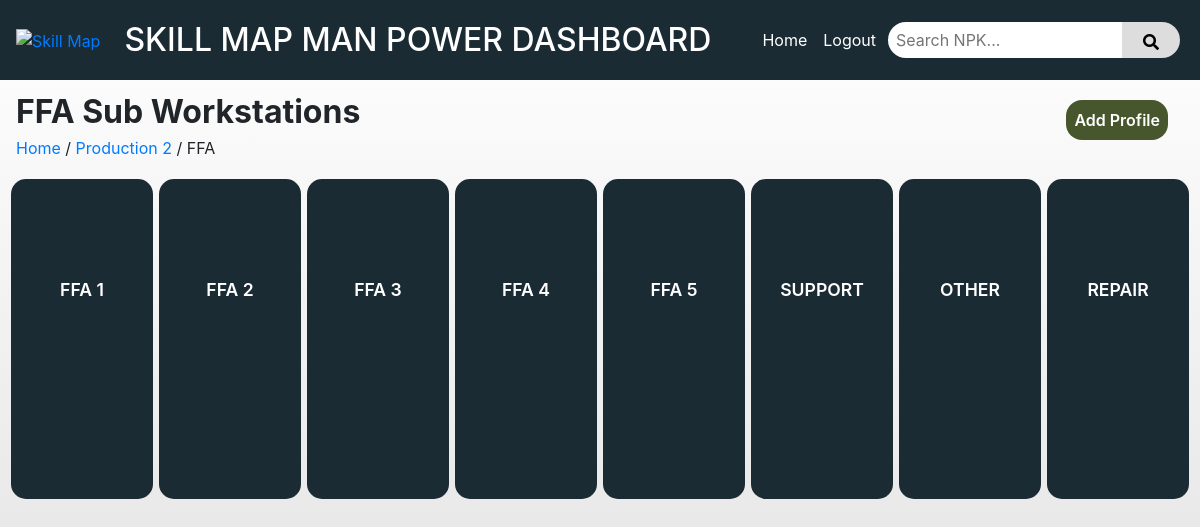
Page /workstation_members.php?q=5 (signed in) on the committed database.
### tables this page shows
CREATE TABLE IF NOT EXISTS `workstations` (
  `id` int(11) NOT NULL AUTO_INCREMENT,
  `dept_id` int(11) NOT NULL,
  `name` varchar(48) NOT NULL,
  PRIMARY KEY (`id`),
  KEY `dept_id` (`dept_id`),
  KEY `idx_dept_id` (`dept_id`)
);

CREATE TABLE IF NOT EXISTS `department` (
  `id` int(11) NOT NULL AUTO_INCREMENT,
  `dept_name` varchar(32) NOT NULL,
  PRIMARY KEY (`id`)
);

CREATE TABLE IF NOT EXISTS `sub_workstations` (
  `id` int(11) NOT NULL AUTO_INCREMENT,
  `name` varchar(48) NOT NULL,
  `workstation_id` int(11) NOT NULL,
  PRIMARY KEY (`id`),
  KEY `workstation_id` (`workstation_id`),
  KEY `idx_id_sub_workstations` (`id`)
);

### includes/content/ws-page.php (the view, shortened to what this page needs)
<div id='content'>
    <div class='w-100 d-flex flex-row justify-content-between pr-3'>
        <div class='w-75'>
            <div id="page-title" class="w-100">
                <p><?php echo $current_ws ?> Sub Workstations</p>
            </div>
            <div class="w-100 pl-3">
                <?php
                $q_heiarchy = $conn->query("
                    SELECT
                        department.id as dept_id,
                        department.dept_name as dept_name
                    FROM workstations
                    LEFT JOIN department ON workstations.dept_id = department.id
                    WHERE workstations.id = " . $ws_id . "
                ");
                $current_heiarchy = $q_heiarchy->fetch_assoc();
                echo "
                <span>
                    <a href='index.php'>Home</a>
                </span>
                <span> / </span>
                <span>
                    <a href='department_workstations.php?q=" . $current_heiarchy['dept_id'] . "'>" . $current_heiarchy['dept_name'] . "</a>
                </span>
                <span> / </span>
                <span>
                    " . $current_ws . "
                </span>
                ";
                ?>
            </div>
        </div>
        <div class="d-flex align-items-center justify-content-center pr-3">
            <a href='add_profile.php?dept=<?php echo $current_heiarchy['dept_id'] ?>' class='dp-create-btn-container'>
                <div id='ao-create-btn' class='h-100 w-100'>
                    <p class='m-0'>Add Profile</p>
                </div>
            </a>
        </div>
    </div>
    <div class='w-100 pt-3'>
        <div id="ws-overall-stats">
            <?php
            $q_res = $conn->query("SELECT * FROM sub_workstations WHERE workstation_id = " . $ws_id);
            while ($ws_row = $q_res->fetch_assoc()) {
                $ws_name = $ws_row['name'];
                $ws_id = $ws_row['id'];
                echo "
            <a class='ws-stat-container' href='sub_workstation_members.php?q=$ws_id'>
                <div class='ws-title'>
                    <p>$ws_name</p>
                </div>
                <div class='ws-content'>";
                echo "
                </div>
            </a>";
            }
            ?>
        </div>
    </div>
</div>

### workstation_members.php (shortened to what this page needs)
<?php include("includes/db_connection.php"); ?>
<!DOCTYPE html>
<html>
<head>
	<?php include("includes/head-tag-contents.php");?>
</head>
<body>
<?php include("includes/design-top.php");?>
<?php
    $ws_id = $_REQUEST['q'];
    $q_res = $conn->query("SELECT name FROM workstations WHERE id = ".$ws_id);
	$num_results = $q_res->num_rows;
    $current_ws = $q_res->fetch_assoc();
    $current_ws = $current_ws['name'];
?>
<?php
if ($num_results > 0)
	include("includes/content/ws-page.php");
else include("includes/content/not-found-page.php");
?>
</body>
</html>

### includes/head-tag-contents.php (shortened to what this page needs)
<link rel="stylesheet" type="text/css" href="bootstrap/css/bootstrap.min.css">
<link rel="stylesheet" type="text/css" href="bootstrap/css/bootstrap-datepicker.standalone.min.css">
<link rel="stylesheet" type="text/css" href="bootstrap/css/sweetalert2.min.css">
<link rel="stylesheet" type="text/css" href="style/style.css">
<link rel="stylesheet" href="https://cdnjs.cloudflare.com/ajax/libs/font-awesome/5.15.4/css/all.min.css">
<link rel="stylesheet" href="https://stackpath.bootstrapcdn.com/bootstrap/4.3.1/css/bootstrap.min.css">

### includes/design-top.php (shortened to what this page needs)
<div class="header-bar pl-3 pr-3">
	<div class="dashboard-title-container d-flex flex-row align-items-center h-100">
		<a href="index.php" class="logo-container">
			<img src="img/logo-kyb.png" alt="Skill Map">
		</a>
		<p class="h1 ml-4">SKILL MAP MAN POWER DASHBOARD</p>
	</div>
	<div class='d-flex flex-row align-items-center'>
		<a href="index.php" class='font-default-light hover-overlay-light p-2'>
			Home
		</a>
		<a href="#" id="logoutButton" class='font-default-light hover-overlay-light p-2'>
			Logout
		</a>
		<div>
			<?php include ('includes/components/npk-search-bar.php'); ?>
		</div>
	</div>
</div>

### includes/components/npk-search-bar.php (shortened to what this page needs)
<div class='w-100 h-100'>
    <div id="npk-search-container">
        <input id="npk-search" type="text" placeholder="Search NPK..." maxlength="11"></input>
        <button id="npk-search-btn">
            <img src="img/search.png" alt="Search">
        </button>
    </div>
</div>

### style/style.css (style rules this page uses)
:root { --main-color: #1B2B34; --main-color-highlighted: #2C4756; --complement-color: #2B341B; --complement-color-highlighted: #47562C; --secondary-color: #FFFFFF; --secondary-color-darken: #DDDDDD; --overlay-background-color: rgba(0, 0, 0, 0.5); --overlay-background-color-light: rgba(255, 255, 255, 0.15); --transparent-color: rgba(0, 0, 0, 0); --delete-color: #341B2B; --delete-color-highlighted: #562C47; --font-color-light: #FFFFFF; --font-color-dark: #000000; }
html, body { width: 100%; overflow-x: hidden; background-image: linear-gradient(var(--secondary-color), var(--secondary-color-darken)); background-repeat: no-repeat; height: 100%; }
body { display: flex; flex-direction: column; }
a { text-decoration: none !important; }
.font-default-light { color: var(--font-color-light) !important; }
.hover-overlay-light { transition: all 0.3s; }
.header-bar { background-color: var(--main-color); width: 100%; display: flex; justify-content: space-between; align-items: center; height: 5rem; flex-shrink: 0 !important; }
.dashboard-title-container>p { margin: 0px; font-size: 2rem; font-style: bold; color: var(--font-color-light); }
#page-title { margin-top: 0.5rem; font-weight: 700; font-size: 2rem; padding-left: 1rem; padding-right: 1rem; }
#page-title p { margin: 0px; }
.logo-container img { width: 10rem; padding: -1rem; margin-right: 0; }
#content { display: flex; flex-direction: column; align-items: center; width: 100%; flex: 1 1 auto; }
.dp-create-btn-container { display: flex; flex-direction: column; align-items: center; justify-content: center; width: 100%; height: 50%; }
#ao-create-btn { margin-top: auto; border: none !important; background-color: var(--complement-color-highlighted); border-radius: 16px; padding: 0.5rem; margin: 0px; color: var(--font-color-light) !important; font-weight: 600; text-align: center; cursor: pointer; }
#ao-create-btn>p { color: var(--font-color-light) !important; }
#ws-overall-stats { display: grid; grid-template-columns: repeat(8, 12.5%); flex-wrap: wrap; margin-left: 0.5rem; margin-right: 0.5rem; }
.ws-stat-container { background-color: var(--main-color); border-radius: 15px; margin-left: 0.2rem; margin-right: 0.2rem; margin-bottom: 1rem; margin-top: 0.2rem; height: 20rem; display: flex; flex-direction: column; align-items: center; cursor: pointer; text-decoration: none !important; transition: all 0.5s; justify-content: space-evenly; }
.ws-title { color: var(--font-color-light); margin: 1rem; margin-bottom: 0px; font-size: 1.1rem; font-weight: 600; text-align: center; }
#npk-search-container { width: 100%; height: 2.75rem; border: solid 4px var(--main-color); border-radius: 24px; display: flex; flex-direction: row; }
#npk-search-container input { width: 80%; padding: 0.5rem; border: none; border-radius: 24px 0px 0px 24px; }
#npk-search-container button { width: 20%; border: none; border-radius: 0px 24px 24px 0px; background-color: var(--secondary-color-darken); cursor: pointer; }
#npk-search-container img { height: 1rem; border: none; }

### rows in the picture
workstations: name "FFA"
department: dept_name "Production 2"
sub_workstations: name "FFA 1"
sub_workstations: name "FFA 2"
sub_workstations: name "FFA 3"
sub_workstations: name "FFA 4"
sub_workstations: name "FFA 5"
sub_workstations: name "SUPPORT"
sub_workstations: name "OTHER"
sub_workstations: name "REPAIR"
